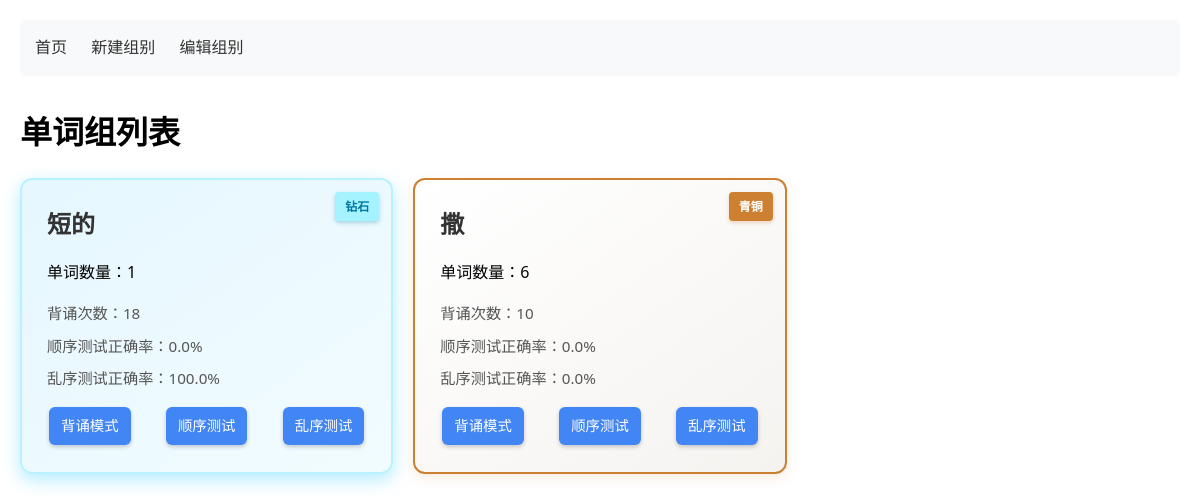
Before: / with the older database file.
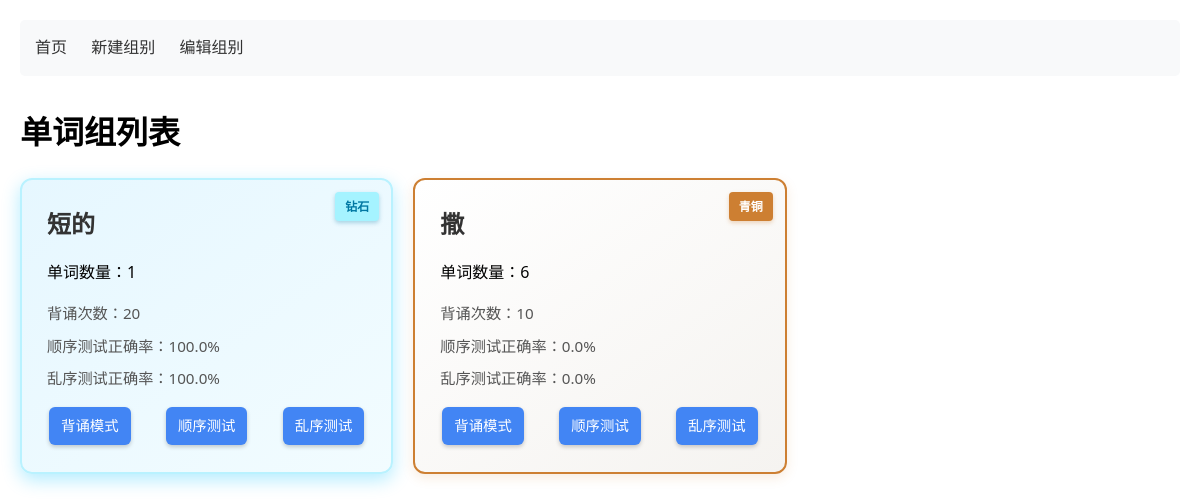
After: the same page with the newer database file.
### app/models.py (models this page shows)
class WordGroup(db.Model):
    id = db.Column(db.Integer, primary_key=True)
    name = db.Column(db.String(100), unique=True, nullable=False)
    created_at = db.Column(db.DateTime, default=datetime.utcnow)
    words = db.relationship('Word', backref='group', lazy='dynamic', cascade='all, delete-orphan')
    stats = db.relationship('GroupStats', backref='group', uselist=False, cascade='all, delete-orphan')

class GroupStats(db.Model):
    id = db.Column(db.Integer, primary_key=True)
    group_id = db.Column(db.Integer, db.ForeignKey('word_group.id'), unique=True)
    study_count = db.Column(db.Integer, default=0)
    order_quiz_count = db.Column(db.Integer, default=0)
    random_quiz_count = db.Column(db.Integer, default=0)
    last_score = db.Column(db.Float, default=0.0)  # 顺序测试正确率
    random_last_score = db.Column(db.Float, default=0.0)  # 乱序测试正确率

### app/blueprints/main.py (the view)
@main_bp.route('/')
def index():
    groups = WordGroup.query.all()
    return render_template('index.html', groups=groups)

### app/templates/index.html (shortened to what this page needs)
{% extends "base.html" %}
{% block content %}
<h1>单词组列表</h1>
<div class="group-list">
    {% for group in groups %}
    <div class="group-card
        {% if group.stats.random_last_score == 1.0 %}diamond-card
        {% elif group.stats.last_score == 1.0 %}gold-card
        {% elif group.stats.study_count >= 3 %}bronze-card
        {% endif %}">
        <h2>{{ group.name }}</h2>
        <p>单词数量：{{ group.words.count() }}</p>
        <div class="stats">
            <span>背诵次数：{{ group.stats.study_count }}</span>
            <span>顺序测试正确率：{{ "%.1f"|format(group.stats.last_score*100) }}%</span>
            <span>乱序测试正确率：{{ "%.1f"|format((group.stats.random_last_score or 0)*100) }}%</span>
        </div>
        <div class="actions">
            <a href="{{ url_for('practice.study_mode', group_id=group.id) }}" class="btn btn-primary">背诵模式</a>
            <a href="{{ url_for('practice.quiz_mode', group_id=group.id, mode='order') }}" class="btn btn-primary">顺序测试</a>
            <a href="{{ url_for('practice.quiz_mode', group_id=group.id, mode='random') }}" class="btn btn-primary">乱序测试</a>
        </div>
        {% if group.stats.random_last_score == 1.0 %}
        <div class="card-badge diamond">钻石</div>
        {% elif group.stats.last_score == 1.0 %}
        <div class="card-badge gold">黄金</div>
        {% elif group.stats.study_count >= 3 %}
        <div class="card-badge bronze">青铜</div>
        {% endif %}
    </div>
    {% endfor %}
</div>
{% endblock %}

### app/templates/base.html (shortened to what this page needs)
<!DOCTYPE html>
<html>
<head>
    <link rel="stylesheet" href="{{ url_for('static', filename='style.css') }}">
</head>
<body>
    <nav>
        <a href="{{ url_for('main.index') }}">首页</a>
        <a href="{{ url_for('groups.create_group') }}">新建组别</a>
        <a href="{{ url_for('groups.manage_groups') }}">编辑组别</a>
    </nav>
    <div class="container">
        {% block content %}{% endblock %}
    </div>
</body>
</html>

### app/static/style.css (style rules this page uses)
body { font-family: 'Segoe UI', Tahoma, Geneva, Verdana, sans-serif; max-width: 1200px; margin: 0 auto; padding: 20px; line-height: 1.6; }
nav { background: #f8f9fa; padding: 15px; margin-bottom: 30px; border-radius: 5px; }
nav a { margin-right: 20px; text-decoration: none; color: #333; }
.group-list { display: grid; grid-template-columns: repeat(auto-fill, minmax(300px, 1fr)); gap: 20px; }
.group-card { background: #fff; border: 1px solid #ddd; border-radius: 8px; padding: 20px; box-shadow: 0 2px 4px rgba(0,0,0,0.1); }
.group-card h2 { margin-top: 0; color: #2c3e50; }
.stats span { display: block; margin: 5px 0; font-size: 0.9em; color: #666; }
.group-card { background: #fff; border-radius: 12px; padding: 25px; margin-bottom: 20px; box-shadow: 0 4px 12px rgba(0,0,0,0.08); border: 1px solid #e0e0e0; transition: transform 0.2s ease, box-shadow 0.2s ease; }
.group-card h2 { margin-top: 0; margin-bottom: 15px; color: #333; font-size: 1.5rem; }
.stats { margin: 15px 0; }
.stats span { display: block; margin: 8px 0; font-size: 0.95rem; color: #555; }
.actions { display: flex; flex-wrap: wrap; gap: 8px; margin-top: 15px; }
.btn { display: inline-block; padding: 10px 18px; margin: 5px; border: none; border-radius: 6px; box-shadow: 0 2px 4px rgba(0,0,0,0.2); text-decoration: none; text-align: center; font-weight: 500; font-size: 1rem; cursor: pointer; transition: all 0.3s ease; }
button.btn, a.btn { font-size: 1rem; font-family: inherit; line-height: 1.5; }
.btn-primary { background: #4285f4; color: white; }
.group-card .btn { padding: 8px 12px; font-size: 0.9rem; margin: 3px; }
.group-card .actions { display: flex; flex-wrap: nowrap; justify-content: space-between; gap: 5px; margin-top: 15px; width: 100%; }
@media (min-width: 768px) { .group-list { grid-template-columns: repeat(auto-fill, minmax(350px, 1fr)); } }
.actions .btn { margin: 2px; }
.group-list .bronze-card { background: linear-gradient(145deg, #fff, #f5f3f0); border: 2px solid #cd7f32 !important; box-shadow: 0 4px 12px rgba(205, 127, 50, 0.15) !important; position: relative; overflow: hidden; animation: bronze-pulse 3s infinite; }
.group-list .diamond-card { background: linear-gradient(145deg, #e6f7ff, #f2fcff); border: 2px solid #b9f2ff !important; box-shadow: 0 6px 18px rgba(0, 191, 255, 0.3) !important; position: relative; overflow: hidden; animation: diamond-pulse 2s infinite; }
.card-badge { position: absolute; top: 12px; right: 12px; padding: 5px 10px; border-radius: 4px; font-size: 0.75rem; font-weight: bold; z-index: 2; }
.card-badge.bronze { background-color: #cd7f32; color: white; box-shadow: 0 2px 4px rgba(205, 127, 50, 0.3); }
.card-badge.diamond { background-color: #a5f3ff; color: #0078a3; box-shadow: 0 2px 4px rgba(0, 120, 163, 0.3); }

Changed rows visible on the page:
changed through a linked row, WordGroup "短的": stats.study_count "18" → "20"
changed GroupStats (number 1 of 2 on the later page): group.stats.last_score*100 "0.0" → "100.0"
